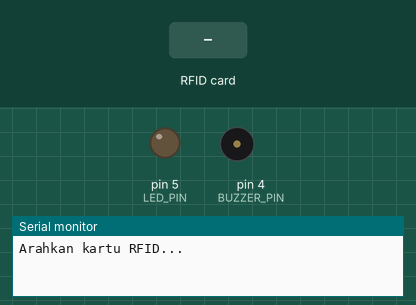
A sketch run on a simulated Arduino Uno, built with avr-gcc and run on an emulated ATmega328P. Shown: output pins drawn as LEDs (lit = HIGH), buzzer (waves = sounding), the last lines printed to the serial monitor. Dashed ring = blinking. Inputs (shaded band) come from the test bench. Pins used as bus, display or sensor lines are not drawn.

Above: at 1.2 s.
1.3 s: RFID card 5E 7A 19 C4 held to the reader
At 1.4 s:
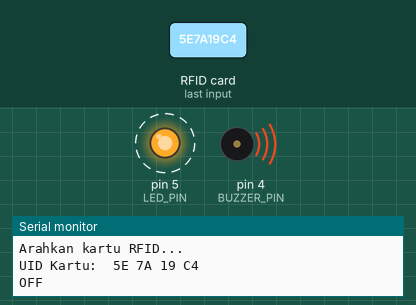
3.4 s: RFID card 43 0A 4F 10 held to the reader
At 3.51 s:
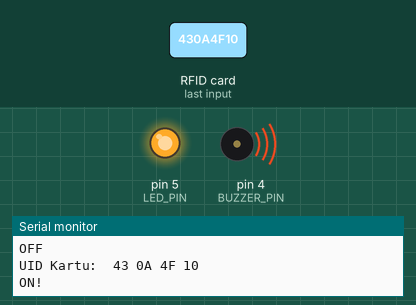
Timing chart, 0 to 6.4 s (numbered marks = the images above; inputs shaded):
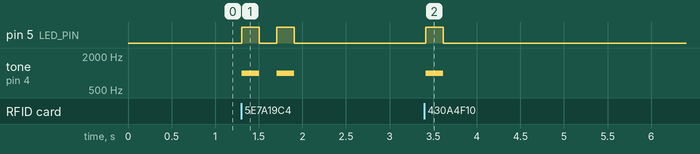

Measured:
- after the input at 1.3 s, pin 5 (LED_PIN): alternates HIGH for 0.20 s and LOW for 0.20 s, 4 changes in all, then stays LOW, starting at once; tone on pin 4 (BUZZER_PIN): alternates 1000 Hz for 0.20 s and silent for 0.20 s, 4 changes in all, then stays silent, starting at once
- after the input at 3.4 s, pin 5 (LED_PIN): LOW → HIGH at once, → LOW 0.20 s later; tone on pin 4 (BUZZER_PIN): silent → 1000 Hz at once, → silent 0.20 s later

The sketch:

rfid.ino
```cpp
#include <SPI.h>
#include <MFRC522.h>

#define RST_PIN         9   // Pin RST RFID
#define SS_PIN          10  // Pin SDA RFID
#define BUZZER_PIN      4   // Pin untuk buzzer
#define LED_PIN         5   // Pin untuk LED

MFRC522 mfrc522(SS_PIN, RST_PIN);  // Inisialisasi modul RFID

// Ini adalah UID kartu akses yang benar
byte validUID1[] = {0x43, 0x0A, 0x4F, 0x10};  // UID pertama
byte validUID2[] = {0x04, 0x83, 0x74, 0x12, 0x7A, 0x6A, 0x80}; // UID kedua

void setup() {
  Serial.begin(9600);   // Memulai komunikasi serial
  SPI.begin();          // Memulai SPI bus
  mfrc522.PCD_Init();   // Inisialisasi modul RFID

  pinMode(BUZZER_PIN, OUTPUT);  // Set pin buzzer sebagai output
  pinMode(LED_PIN, OUTPUT);     // Set pin LED sebagai output

  Serial.println("Arahkan kartu RFID...");
}

void loop() {
  // Mengecek apakah ada kartu yang terdeteksi
  if (!mfrc522.PICC_IsNewCardPresent()) {
    return;  // Jika tidak ada kartu, ulangi loop
  }

  // Membaca kartu yang terdeteksi
  if (!mfrc522.PICC_ReadCardSerial()) {
    return;  // Jika gagal membaca kartu, ulangi loop
  }

  // Menampilkan UID kartu yang terbaca
  Serial.print("UID Kartu: ");
  for (byte i = 0; i < mfrc522.uid.size; i++) {
    Serial.print(mfrc522.uid.uidByte[i] < 0x10 ? " 0" : " ");
    Serial.print(mfrc522.uid.uidByte[i], HEX);
  }
  Serial.println();

  // Membandingkan UID kartu yang dibaca dengan kartu yang valid
  if (checkUID(mfrc522.uid.uidByte, mfrc522.uid.size)) {
    // Jika kartu benar
    Serial.println("ON!");
    digitalWrite(LED_PIN, HIGH);    // Nyalakan LED
    tone(BUZZER_PIN, 1000, 200);    // Bunyi buzzer sekali
    delay(200);
    digitalWrite(LED_PIN, LOW);     // Matikan LED
  } else {
    // Jika kartu salah
    Serial.println("OFF");

    // LED berkedip 2 kali
    for (int i = 0; i < 2; i++) {
      digitalWrite(LED_PIN, HIGH);  // Nyalakan LED
      tone(BUZZER_PIN, 1000, 200);  // Bunyi buzzer
      delay(200);
      digitalWrite(LED_PIN, LOW);    // Matikan LED
      delay(200);
    }
  }

  // Menghentikan komunikasi dengan kartu yang terdeteksi
  mfrc522.PICC_HaltA();           // Menghentikan komunikasi dengan kartu
  mfrc522.PCD_StopCrypto1();      // Matikan enkripsi

  delay(100);  // Jeda sebelum memulai pembacaan kartu baru
}

// Fungsi untuk membandingkan UID
bool checkUID(byte *uid, byte uidSize) {
  if (uidSize == 4) { // Jika UID terdiri dari 4 byte
    for (byte i = 0; i < uidSize; i++) {
      if (uid[i] != validUID1[i]) {
        return false;
      }
    }
    return true;
  } else if (uidSize == 7) { // Jika UID terdiri dari 6 byte
    for (byte i = 0; i < uidSize; i++) {
      if (uid[i] != validUID2[i]) {
        return false;
      }
    }
    return true;
  }
  return false; // UID tidak valid
}
```
